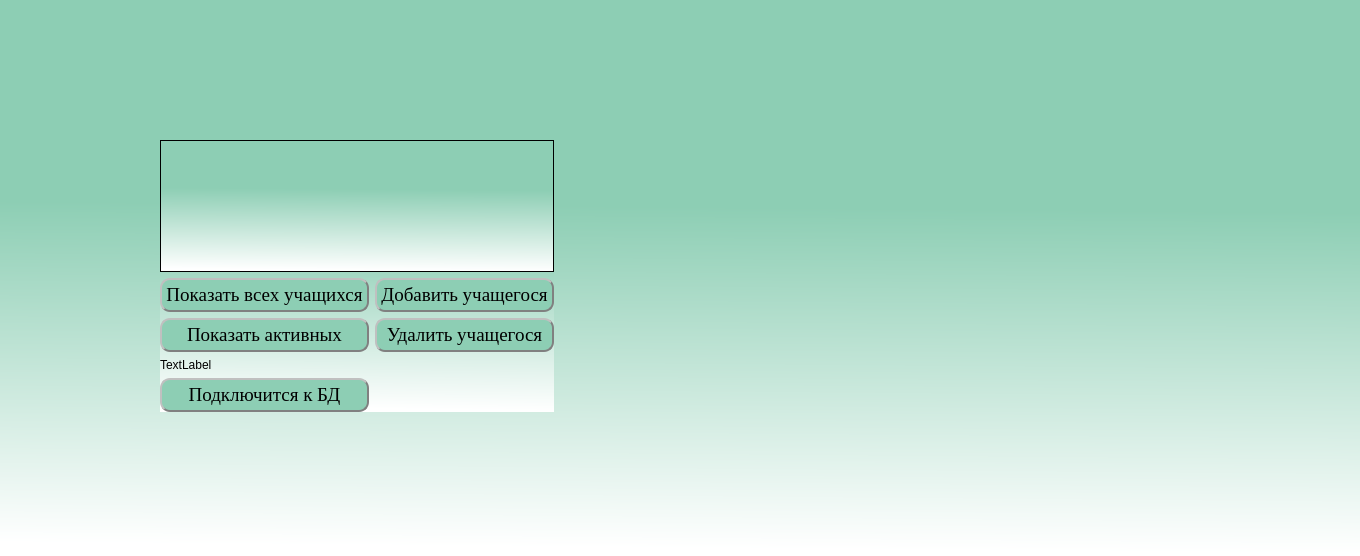
<?xml version="1.0" encoding="UTF-8"?>
<ui version="4.0">
 <class>Assistant</class>
 <widget class="QWidget" name="Assistant">
  <property name="geometry">
   <rect>
    <x>0</x>
    <y>0</y>
    <width>1360</width>
    <height>556</height>
   </rect>
  </property>
  <property name="minimumSize">
   <size>
    <width>1360</width>
    <height>200</height>
   </size>
  </property>
  <property name="palette">
   <palette>
    <active>
     <colorrole role="WindowText">
      <brush brushstyle="SolidPattern">
       <color alpha="255">
        <red>0</red>
        <green>0</green>
        <blue>0</blue>
       </color>
      </brush>
     </colorrole>
     <colorrole role="Button">
      <brush brushstyle="LinearGradientPattern">
       <gradient startx="0.573864000000000" starty="0.006000000000000" endx="0.551000000000000" endy="0.988636000000000" type="LinearGradient" spread="PadSpread" coordinatemode="ObjectBoundingMode">
        <gradientstop position="0.375000000000000">
         <color alpha="255">
          <red>141</red>
          <green>206</green>
          <blue>180</blue>
         </color>
        </gradientstop>
        <gradientstop position="1.000000000000000">
         <color alpha="255">
          <red>255</red>
          <green>255</green>
          <blue>255</blue>
         </color>
        </gradientstop>
       </gradient>
      </brush>
     </colorrole>
     <colorrole role="Light">
      <brush brushstyle="SolidPattern">
       <color alpha="255">
        <red>217</red>
        <green>255</green>
        <blue>145</blue>
       </color>
      </brush>
     </colorrole>
     <colorrole role="Midlight">
      <brush brushstyle="SolidPattern">
       <color alpha="255">
        <red>194</red>
        <green>251</green>
        <blue>86</blue>
       </color>
      </brush>
     </colorrole>
     <colorrole role="Dark">
      <brush brushstyle="SolidPattern">
       <color alpha="255">
        <red>85</red>
        <green>124</green>
        <blue>13</blue>
       </color>
      </brush>
     </colorrole>
     <colorrole role="Mid">
      <brush brushstyle="SolidPattern">
       <color alpha="255">
        <red>114</red>
        <green>165</green>
        <blue>18</blue>
       </color>
      </brush>
     </colorrole>
     <colorrole role="Text">
      <brush brushstyle="SolidPattern">
       <color alpha="255">
        <red>0</red>
        <green>0</green>
        <blue>0</blue>
       </color>
      </brush>
     </colorrole>
     <colorrole role="BrightText">
      <brush brushstyle="SolidPattern">
       <color alpha="255">
        <red>255</red>
        <green>255</green>
        <blue>255</blue>
       </color>
      </brush>
     </colorrole>
     <colorrole role="ButtonText">
      <brush brushstyle="SolidPattern">
       <color alpha="255">
        <red>0</red>
        <green>0</green>
        <blue>0</blue>
       </color>
      </brush>
     </colorrole>
     <colorrole role="Base">
      <brush brushstyle="LinearGradientPattern">
       <gradient startx="0.573864000000000" starty="0.006000000000000" endx="0.551000000000000" endy="0.988636000000000" type="LinearGradient" spread="PadSpread" coordinatemode="ObjectBoundingMode">
        <gradientstop position="0.375000000000000">
         <color alpha="255">
          <red>141</red>
          <green>206</green>
          <blue>180</blue>
         </color>
        </gradientstop>
        <gradientstop position="1.000000000000000">
         <color alpha="255">
          <red>255</red>
          <green>255</green>
          <blue>255</blue>
         </color>
        </gradientstop>
       </gradient>
      </brush>
     </colorrole>
     <colorrole role="Window">
      <brush brushstyle="LinearGradientPattern">
       <gradient startx="0.573864000000000" starty="0.006000000000000" endx="0.551000000000000" endy="0.988636000000000" type="LinearGradient" spread="PadSpread" coordinatemode="ObjectBoundingMode">
        <gradientstop position="0.375000000000000">
         <color alpha="255">
          <red>141</red>
          <green>206</green>
          <blue>180</blue>
         </color>
        </gradientstop>
        <gradientstop position="1.000000000000000">
         <color alpha="255">
          <red>255</red>
          <green>255</green>
          <blue>255</blue>
         </color>
        </gradientstop>
       </gradient>
      </brush>
     </colorrole>
     <colorrole role="Shadow">
      <brush brushstyle="SolidPattern">
       <color alpha="255">
        <red>0</red>
        <green>0</green>
        <blue>0</blue>
       </color>
      </brush>
     </colorrole>
     <colorrole role="AlternateBase">
      <brush brushstyle="SolidPattern">
       <color alpha="255">
        <red>213</red>
        <green>251</green>
        <blue>141</blue>
       </color>
      </brush>
     </colorrole>
     <colorrole role="ToolTipBase">
      <brush brushstyle="SolidPattern">
       <color alpha="255">
        <red>255</red>
        <green>255</green>
        <blue>220</blue>
       </color>
      </brush>
     </colorrole>
     <colorrole role="ToolTipText">
      <brush brushstyle="SolidPattern">
       <color alpha="255">
        <red>0</red>
        <green>0</green>
        <blue>0</blue>
       </color>
      </brush>
     </colorrole>
    </active>
    <inactive>
     <colorrole role="WindowText">
      <brush brushstyle="SolidPattern">
       <color alpha="255">
        <red>0</red>
        <green>0</green>
        <blue>0</blue>
       </color>
      </brush>
     </colorrole>
     <colorrole role="Button">
      <brush brushstyle="LinearGradientPattern">
       <gradient startx="0.573864000000000" starty="0.006000000000000" endx="0.551000000000000" endy="0.988636000000000" type="LinearGradient" spread="PadSpread" coordinatemode="ObjectBoundingMode">
        <gradientstop position="0.375000000000000">
         <color alpha="255">
          <red>141</red>
          <green>206</green>
          <blue>180</blue>
         </color>
        </gradientstop>
        <gradientstop position="1.000000000000000">
         <color alpha="255">
          <red>255</red>
          <green>255</green>
          <blue>255</blue>
         </color>
        </gradientstop>
       </gradient>
      </brush>
     </colorrole>
     <colorrole role="Light">
      <brush brushstyle="SolidPattern">
       <color alpha="255">
        <red>217</red>
        <green>255</green>
        <blue>145</blue>
       </color>
      </brush>
     </colorrole>
     <colorrole role="Midlight">
      <brush brushstyle="SolidPattern">
       <color alpha="255">
        <red>194</red>
        <green>251</green>
        <blue>86</blue>
       </color>
      </brush>
     </colorrole>
     <colorrole role="Dark">
      <brush brushstyle="SolidPattern">
       <color alpha="255">
        <red>85</red>
        <green>124</green>
        <blue>13</blue>
       </color>
      </brush>
     </colorrole>
     <colorrole role="Mid">
      <brush brushstyle="SolidPattern">
       <color alpha="255">
        <red>114</red>
        <green>165</green>
        <blue>18</blue>
       </color>
      </brush>
     </colorrole>
     <colorrole role="Text">
      <brush brushstyle="SolidPattern">
       <color alpha="255">
        <red>0</red>
        <green>0</green>
        <blue>0</blue>
       </color>
      </brush>
     </colorrole>
     <colorrole role="BrightText">
      <brush brushstyle="SolidPattern">
       <color alpha="255">
        <red>255</red>
        <green>255</green>
        <blue>255</blue>
       </color>
      </brush>
     </colorrole>
     <colorrole role="ButtonText">
      <brush brushstyle="SolidPattern">
       <color alpha="255">
        <red>0</red>
        <green>0</green>
        <blue>0</blue>
       </color>
      </brush>
     </colorrole>
     <colorrole role="Base">
      <brush brushstyle="LinearGradientPattern">
       <gradient startx="0.573864000000000" starty="0.006000000000000" endx="0.551000000000000" endy="0.988636000000000" type="LinearGradient" spread="PadSpread" coordinatemode="ObjectBoundingMode">
        <gradientstop position="0.375000000000000">
         <color alpha="255">
          <red>141</red>
          <green>206</green>
          <blue>180</blue>
         </color>
        </gradientstop>
        <gradientstop position="1.000000000000000">
         <color alpha="255">
          <red>255</red>
          <green>255</green>
          <blue>255</blue>
         </color>
        </gradientstop>
       </gradient>
      </brush>
     </colorrole>
     <colorrole role="Window">
      <brush brushstyle="LinearGradientPattern">
       <gradient startx="0.573864000000000" starty="0.006000000000000" endx="0.551000000000000" endy="0.988636000000000" type="LinearGradient" spread="PadSpread" coordinatemode="ObjectBoundingMode">
        <gradientstop position="0.375000000000000">
         <color alpha="255">
          <red>141</red>
          <green>206</green>
          <blue>180</blue>
         </color>
        </gradientstop>
        <gradientstop position="1.000000000000000">
         <color alpha="255">
          <red>255</red>
          <green>255</green>
          <blue>255</blue>
         </color>
        </gradientstop>
       </gradient>
      </brush>
     </colorrole>
     <colorrole role="Shadow">
      <brush brushstyle="SolidPattern">
       <color alpha="255">
        <red>0</red>
        <green>0</green>
        <blue>0</blue>
       </color>
      </brush>
     </colorrole>
     <colorrole role="AlternateBase">
      <brush brushstyle="SolidPattern">
       <color alpha="255">
        <red>213</red>
        <green>251</green>
        <blue>141</blue>
       </color>
      </brush>
     </colorrole>
     <colorrole role="ToolTipBase">
      <brush brushstyle="SolidPattern">
       <color alpha="255">
        <red>255</red>
        <green>255</green>
        <blue>220</blue>
       </color>
      </brush>
     </colorrole>
     <colorrole role="ToolTipText">
      <brush brushstyle="SolidPattern">
       <color alpha="255">
        <red>0</red>
        <green>0</green>
        <blue>0</blue>
       </color>
      </brush>
     </colorrole>
    </inactive>
    <disabled>
     <colorrole role="WindowText">
      <brush brushstyle="SolidPattern">
       <color alpha="255">
        <red>85</red>
        <green>124</green>
        <blue>13</blue>
       </color>
      </brush>
     </colorrole>
     <colorrole role="Button">
      <brush brushstyle="LinearGradientPattern">
       <gradient startx="0.573864000000000" starty="0.006000000000000" endx="0.551000000000000" endy="0.988636000000000" type="LinearGradient" spread="PadSpread" coordinatemode="ObjectBoundingMode">
        <gradientstop position="0.375000000000000">
         <color alpha="255">
          <red>141</red>
          <green>206</green>
          <blue>180</blue>
         </color>
        </gradientstop>
        <gradientstop position="1.000000000000000">
         <color alpha="255">
          <red>255</red>
          <green>255</green>
          <blue>255</blue>
         </color>
        </gradientstop>
       </gradient>
      </brush>
     </colorrole>
     <colorrole role="Light">
      <brush brushstyle="SolidPattern">
       <color alpha="255">
        <red>217</red>
        <green>255</green>
        <blue>145</blue>
       </color>
      </brush>
     </colorrole>
     <colorrole role="Midlight">
      <brush brushstyle="SolidPattern">
       <color alpha="255">
        <red>194</red>
        <green>251</green>
        <blue>86</blue>
       </color>
      </brush>
     </colorrole>
     <colorrole role="Dark">
      <brush brushstyle="SolidPattern">
       <color alpha="255">
        <red>85</red>
        <green>124</green>
        <blue>13</blue>
       </color>
      </brush>
     </colorrole>
     <colorrole role="Mid">
      <brush brushstyle="SolidPattern">
       <color alpha="255">
        <red>114</red>
        <green>165</green>
        <blue>18</blue>
       </color>
      </brush>
     </colorrole>
     <colorrole role="Text">
      <brush brushstyle="SolidPattern">
       <color alpha="255">
        <red>85</red>
        <green>124</green>
        <blue>13</blue>
       </color>
      </brush>
     </colorrole>
     <colorrole role="BrightText">
      <brush brushstyle="SolidPattern">
       <color alpha="255">
        <red>255</red>
        <green>255</green>
        <blue>255</blue>
       </color>
      </brush>
     </colorrole>
     <colorrole role="ButtonText">
      <brush brushstyle="SolidPattern">
       <color alpha="255">
        <red>85</red>
        <green>124</green>
        <blue>13</blue>
       </color>
      </brush>
     </colorrole>
     <colorrole role="Base">
      <brush brushstyle="LinearGradientPattern">
       <gradient startx="0.573864000000000" starty="0.006000000000000" endx="0.551000000000000" endy="0.988636000000000" type="LinearGradient" spread="PadSpread" coordinatemode="ObjectBoundingMode">
        <gradientstop position="0.375000000000000">
         <color alpha="255">
          <red>141</red>
          <green>206</green>
          <blue>180</blue>
         </color>
        </gradientstop>
        <gradientstop position="1.000000000000000">
         <color alpha="255">
          <red>255</red>
          <green>255</green>
          <blue>255</blue>
         </color>
        </gradientstop>
       </gradient>
      </brush>
     </colorrole>
     <colorrole role="Window">
      <brush brushstyle="LinearGradientPattern">
       <gradient startx="0.573864000000000" starty="0.006000000000000" endx="0.551000000000000" endy="0.988636000000000" type="LinearGradient" spread="PadSpread" coordinatemode="ObjectBoundingMode">
        <gradientstop position="0.375000000000000">
         <color alpha="255">
          <red>141</red>
          <green>206</green>
          <blue>180</blue>
         </color>
        </gradientstop>
        <gradientstop position="1.000000000000000">
         <color alpha="255">
          <red>255</red>
          <green>255</green>
          <blue>255</blue>
         </color>
        </gradientstop>
       </gradient>
      </brush>
     </colorrole>
     <colorrole role="Shadow">
      <brush brushstyle="SolidPattern">
       <color alpha="255">
        <red>0</red>
        <green>0</green>
        <blue>0</blue>
       </color>
      </brush>
     </colorrole>
     <colorrole role="AlternateBase">
      <brush brushstyle="SolidPattern">
       <color alpha="255">
        <red>171</red>
        <green>248</green>
        <blue>27</blue>
       </color>
      </brush>
     </colorrole>
     <colorrole role="ToolTipBase">
      <brush brushstyle="SolidPattern">
       <color alpha="255">
        <red>255</red>
        <green>255</green>
        <blue>220</blue>
       </color>
      </brush>
     </colorrole>
     <colorrole role="ToolTipText">
      <brush brushstyle="SolidPattern">
       <color alpha="255">
        <red>0</red>
        <green>0</green>
        <blue>0</blue>
       </color>
      </brush>
     </colorrole>
    </disabled>
   </palette>
  </property>
  <property name="cursor">
   <cursorShape>PointingHandCursor</cursorShape>
  </property>
  <property name="windowTitle">
   <string>Assistant</string>
  </property>
  <property name="windowIcon">
   <iconset>
    <normaloff>Лого.png</normaloff>Лого.png</iconset>
  </property>
  <property name="styleSheet">
   <string notr="true">background-color: qlineargradient(spread:pad, x1:0.573864, y1:0.006, x2:0.551, y2:0.988636, stop:0.375 rgba(141, 206, 180, 255), stop:1 rgba(255, 255, 255, 255));
border-top-color: rgb(0, 0, 0);</string>
  </property>
  <widget class="QWidget" name="layoutWidget">
   <property name="geometry">
    <rect>
     <x>160</x>
     <y>140</y>
     <width>394</width>
     <height>272</height>
    </rect>
   </property>
   <layout class="QGridLayout" name="gridLayout">
    <item row="1" column="1">
     <widget class="QPushButton" name="Add_student">
      <property name="font">
       <font>
        <family>Times New Roman</family>
        <pointsize>14</pointsize>
       </font>
      </property>
      <property name="styleSheet">
       <string notr="true">
QPushButton {
    border-style: outset;
    border-width: 2px;
    border-color: gray;
    padding: 4px;
	background-color: rgb(141, 206, 180);
	border-radius: 10px;


}

QPushButton:pressed {
    border-style: inset;
    background-color: #c0c0c0;
}
</string>
      </property>
      <property name="text">
       <string>Добавить учащегося</string>
      </property>
     </widget>
    </item>
    <item row="3" column="1">
     <spacer name="verticalSpacer_2">
      <property name="orientation">
       <enum>Qt::Vertical</enum>
      </property>
      <property name="sizeHint" stdset="0">
       <size>
        <width>20</width>
        <height>40</height>
       </size>
      </property>
     </spacer>
    </item>
    <item row="1" column="0">
     <widget class="QPushButton" name="Show_Student_All">
      <property name="font">
       <font>
        <family>Times New Roman</family>
        <pointsize>14</pointsize>
       </font>
      </property>
      <property name="styleSheet">
       <string notr="true">
QPushButton {
    border-style: outset;
    border-width: 2px;
    border-color: gray;
    padding: 4px;
	background-color: rgb(141, 206, 180);
	border-radius: 10px;


}

QPushButton:pressed {
    border-style: inset;
    background-color: #c0c0c0;
}
</string>
      </property>
      <property name="text">
       <string>Показать всех учащихся</string>
      </property>
      <property name="checkable">
       <bool>false</bool>
      </property>
      <property name="flat">
       <bool>false</bool>
      </property>
     </widget>
    </item>
    <item row="2" column="0">
     <widget class="QPushButton" name="Show_Student_Active">
      <property name="font">
       <font>
        <family>Times New Roman</family>
        <pointsize>14</pointsize>
       </font>
      </property>
      <property name="autoFillBackground">
       <bool>false</bool>
      </property>
      <property name="styleSheet">
       <string notr="true">
QPushButton {
    border-style: outset;
    border-width: 2px;
    border-color: gray;
    padding: 4px;
	background-color: rgb(141, 206, 180);
	border-radius: 10px;


}

QPushButton:pressed {
    border-style: inset;
    background-color: #c0c0c0;
}
</string>
      </property>
      <property name="text">
       <string>Показать активных</string>
      </property>
      <property name="checkable">
       <bool>false</bool>
      </property>
      <property name="flat">
       <bool>false</bool>
      </property>
     </widget>
    </item>
    <item row="2" column="1">
     <widget class="QPushButton" name="Del_Student">
      <property name="font">
       <font>
        <family>Times New Roman</family>
        <pointsize>14</pointsize>
       </font>
      </property>
      <property name="styleSheet">
       <string notr="true">
QPushButton {
    border-style: outset;
    border-width: 2px;
    border-color: gray;
    padding: 4px;
	background-color: rgb(141, 206, 180);
	border-radius: 10px;


}

QPushButton:pressed {
    border-style: inset;
    background-color: #c0c0c0;
}
</string>
      </property>
      <property name="text">
       <string>Удалить учащегося</string>
      </property>
     </widget>
    </item>
    <item row="3" column="0">
     <spacer name="verticalSpacer">
      <property name="orientation">
       <enum>Qt::Vertical</enum>
      </property>
      <property name="sizeHint" stdset="0">
       <size>
        <width>20</width>
        <height>40</height>
       </size>
      </property>
     </spacer>
    </item>
    <item row="0" column="0" colspan="2">
     <widget class="QTableView" name="tableView"/>
    </item>
    <item row="4" column="0">
     <widget class="QLabel" name="Error_lable">
      <property name="styleSheet">
       <string notr="true">background-color: rgba(255, 255, 255, 0);</string>
      </property>
      <property name="text">
       <string>TextLabel</string>
      </property>
     </widget>
    </item>
    <item row="5" column="0">
     <widget class="QPushButton" name="Connect_to_db">
      <property name="font">
       <font>
        <family>Times New Roman</family>
        <pointsize>14</pointsize>
       </font>
      </property>
      <property name="autoFillBackground">
       <bool>false</bool>
      </property>
      <property name="styleSheet">
       <string notr="true">
QPushButton {
    border-style: outset;
    border-width: 2px;
    border-color: gray;
    padding: 4px;
	background-color: rgb(141, 206, 180);
	border-radius: 10px;


}

QPushButton:pressed {
    border-style: inset;
    background-color: #c0c0c0;
}
</string>
      </property>
      <property name="text">
       <string>Подключится к БД</string>
      </property>
      <property name="checkable">
       <bool>false</bool>
      </property>
      <property name="flat">
       <bool>false</bool>
      </property>
     </widget>
    </item>
   </layout>
  </widget>
 </widget>
 <resources>
  <include location="logo.qrc"/>
 </resources>
 <connections/>
</ui>
